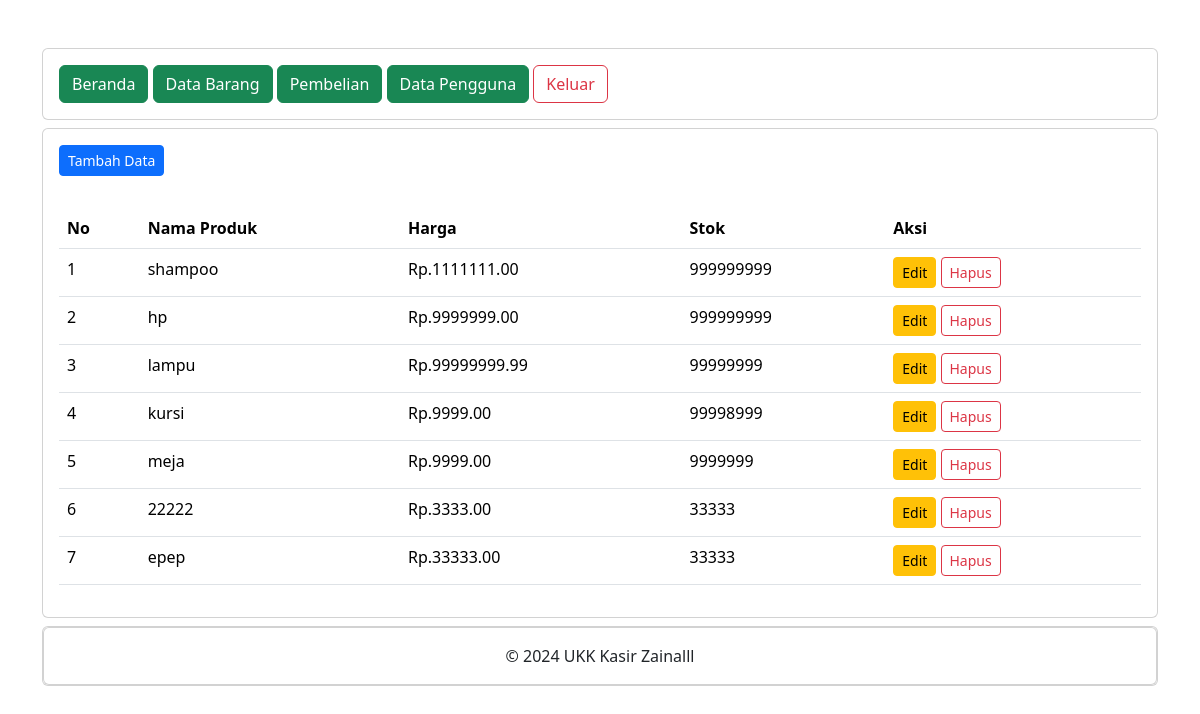
/ukk_zainal/administrator/data_barang.php (signed in), run on the app's committed database.
### tables this page shows
CREATE TABLE `produk` (
  `ProdukID` int(11) NOT NULL,
  `NamaProduk` varchar(255) NOT NULL,
  `Harga` decimal(10,2) NOT NULL,
  `Stok` int(11) NOT NULL
);

### ukk_zainal/administrator/data_barang.php (the view, shortened to what this page needs)
<?php
include "header.php";
include "navbar.php";
?>
<div class="card mt-2">
    <div class="card-body">
        <button type="button" class="btn btn-primary btn-sm" data-bs-toggle="modal" data-bs-target="#tambah-data">
            Tambah Data
        </button>
    </div>
    <div class="card-body">
    <table class="table">
        <thead>
            <tr>
                <th>No</th>
                <th>Nama Produk</th>
                <th>Harga</th>
                <th>Stok</th>
                <th>Aksi</th>
            </tr>
        </thead>
        <tbody>
            <?php
            include '../koneksi.php';
            $no = 1;
            $data = mysqli_query($koneksi, "select * from produk");
            while($d = mysqli_fetch_array($data)){
                ?>
                <tr>
                    <td><?php echo $no++; ?></td>
                    <td><?php echo $d['NamaProduk']; ?></td>
                    <td>Rp.<?php echo $d['Harga']; ?></td>
                    <td><?php echo $d['Stok']; ?></td>
                    <td>
                    <button type="button" class="btn btn-warning btn-sm" data-bs-toggle="modal" data-bs-target="#edit-data<?php echo $d['ProdukID'];?>">
                     Edit
                    </button>
                    <button type="button" class="btn btn-outline-danger btn-sm" data-bs-toggle="modal" data-bs-target="#hapus-data<?php echo $d['ProdukID'];?>">
                     Hapus
                    </button>
                    </td>
                </tr>
          <?php  } ?>
        </tbody>
    </table>
    </div>
</div>
    <?php
    include "footer.php";
    ?>

### ukk_zainal/administrator/header.php (shortened to what this page needs)
<!doctype html>
<html>
  <head>
    <link href="../bootstrap-5.3.2-dist/css/bootstrap.css" rel="stylesheet">
  </head>
  <body>
    <div class="container">
        <div class="content">

### ukk_zainal/administrator/navbar.php
<div class="card mt-5">
    <div class="card-body">
        <a href="index.php" class="btn btn-success">Beranda</a>
        <a href="data_barang.php" class="btn btn-success">Data Barang</a>
        <a href="pembelian.php" class="btn btn-success">Pembelian</a>
        <a href="data_pengguna.php" class="btn btn-success">Data Pengguna</a>
        <a href="../logout.php" class="btn btn-outline-danger">Keluar</a>
    </div>
</div>

### ukk_zainal/administrator/footer.php (shortened to what this page needs)
                    <div class="card mt-2 mb-5">
                        <div class="card">
                            <div class="card-body text-center">
                                &copy; 2024 UKK Kasir Zainalll
                            </div>
                        </div>
                    </div>
  </body>
</html>

### data on the page
produk: NamaProduk "shampoo", Harga "1111111.00", Stok "999999999"
produk: NamaProduk "hp", Harga "9999999.00", Stok "999999999"
produk: NamaProduk "lampu", Harga "99999999.99", Stok "99999999"
produk: NamaProduk "kursi", Harga "9999.00", Stok "99998999"
produk: NamaProduk "meja", Harga "9999.00", Stok "9999999"
produk: NamaProduk "22222", Harga "3333.00", Stok "33333"
produk: NamaProduk "epep", Harga "33333.00", Stok "33333"
